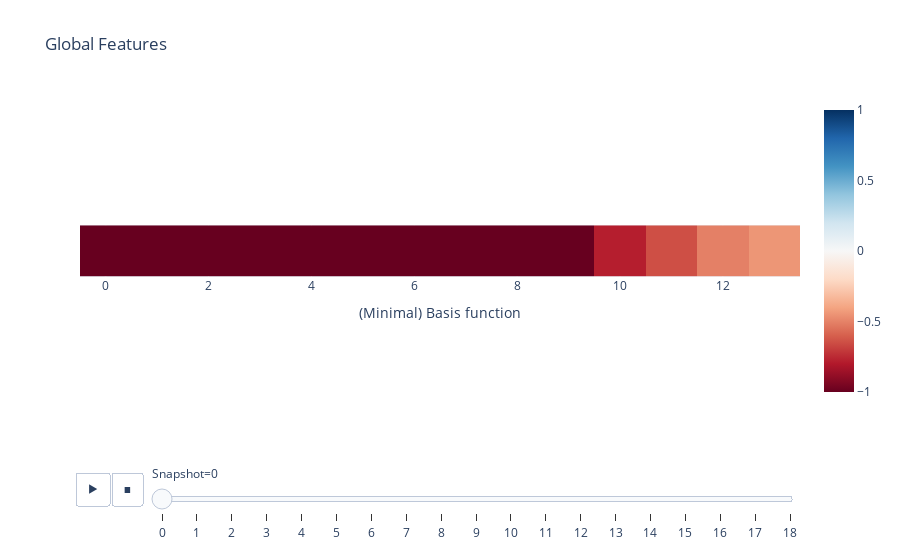

Notebook cell for this chart:
### Code cell
# Plot the global attribute for the first spin
fig = px.imshow(
    global_features,
    animation_frame=0,
    color_continuous_scale='RdBu',
    title='Global Features',
    range_color=(-1, 1),
    labels={'x': '(Minimal) Basis function', 'animation_frame': 'Snapshot'},
)
fig.update_yaxes(showticklabels=False)
fig.show()

### Figure 1 — Plotly figure (JSON) as saved in the notebook; plotly's stock layout.template omitted (floating-point values rounded to 4 significant figures)
{"data": [{"coloraxis": "coloraxis", "hovertemplate": "(Minimal) Basis function: %{x}<br>y: %{y}<br>color: %{z}<extra></extra>", "name": "0", "type": "heatmap", "xaxis": "x", "yaxis": "y", "z": [[-99.82, -24.1, -18.8, -18.74, -14.34, -10.05, -9.978, -6.445, -6.443, -6.443, -0.7844, -0.6466, -0.5058, -0.4439]]}], "layout": {"coloraxis": {"cmax": 1, "cmin": -1, "colorscale": [[0, "rgb(103,0,31)"], [0.1, "rgb(178,24,43)"], [0.2, "rgb(214,96,77)"], [0.3, "rgb(244,165,130)"], [0.4, "rgb(253,219,199)"], [0.5, "rgb(247,247,247)"], [0.6, "rgb(209,229,240)"], [0.7, "rgb(146,197,222)"], [0.8, "rgb(67,147,195)"], [0.9, "rgb(33,102,172)"], [1, "rgb(5,48,97)"]]}, "sliders": [{"active": 0, "currentvalue": {"prefix": "Snapshot="}, "len": 0.9, "pad": {"b": 10, "t": 60}, "steps": [{"args": [["0"], {"frame": {"duration": 0, "redraw": true}, "fromcurrent": true, "mode": "immediate", "transition": {"duration": 0, "easing": "linear"}}], "label": "0", "method": "animate"}, {"args": [["1"], {"frame": {"duration": 0, "redraw": true}, "fromcurrent": true, "mode": "immediate", "transition": {"duration": 0, "easing": "linear"}}], "label": "1", "method": "animate"}, {"args": [["2"], {"frame": {"duration": 0, "redraw": true}, "fromcurrent": true, "mode": "immediate", "transition": {"duration": 0, "easing": "linear"}}], "label": "2", "method": "animate"}, {"args": [["3"], {"frame": {"duration": 0, "redraw": true}, "fromcurrent": true, "mode": "immediate", "transition": {"duration": 0, "easing": "linear"}}], "label": "3", "method": "animate"}, {"args": [["4"], {"frame": {"duration": 0, "redraw": true}, "fromcurrent": true, "mode": "immediate", "transition": {"duration": 0, "easing": "linear"}}], "label": "4", "method": "animate"}, {"args": [["5"], {"frame": {"duration": 0, "redraw": true}, "fromcurrent": true, "mode": "immediate", "transition": {"duration": 0, "easing": "linear"}}], "label": "5", "method": "animate"}, {"args": [["6"], {"frame": {"duration": 0, "redraw": true}, "fromcurrent": true, "mode": "immediate", "transition": {"duration": 0, "easing": "linear"}}], "label": "6", "method": "animate"}, {"args": [["7"], {"frame": {"duration": 0, "redraw": true}, "fromcurrent": true, "mode": "immediate", "transition": {"duration": 0, "easing": "linear"}}], "label": "7", "method": "animate"}, {"args": [["8"], {"frame": {"duration": 0, "redraw": true}, "fromcurrent": true, "mode": "immediate", "transition": {"duration": 0, "easing": "linear"}}], "label": "8", "method": "animate"}, {"args": [["9"], {"frame": {"duration": 0, "redraw": true}, "fromcurrent": true, "mode": "immediate", "transition": {"duration": 0, "easing": "linear"}}], "label": "9", "method": "animate"}, {"args": [["10"], {"frame": {"duration": 0, "redraw": true}, "fromcurrent": true, "mode": "immediate", "transition": {"duration": 0, "easing": "linear"}}], "label": "10", "method": "animate"}, {"args": [["11"], {"frame": {"duration": 0, "redraw": true}, "fromcurrent": true, "mode": "immediate", "transition": {"duration": 0, "easing": "linear"}}], "label": "11", "method": "animate"}, {"args": [["12"], {"frame": {"duration": 0, "redraw": true}, "fromcurrent": true, "mode": "immediate", "transition": {"duration": 0, "easing": "linear"}}], "label": "12", "method": "animate"}, {"args": [["13"], {"frame": {"duration": 0, "redraw": true}, "fromcurrent": true, "mode": "immediate", "transition": {"duration": 0, "easing": "linear"}}], "label": "13", "method": "animate"}, {"args": [["14"], {"frame": {"duration": 0, "redraw": true}, "fromcurrent": true, "mode": "immediate", "transition": {"duration": 0, "easing": "linear"}}], "label": "14", "method": "animate"}, {"args": [["15"], {"frame": {"duration": 0, "redraw": true}, "fromcurrent": true, "mode": "immediate", "transition": {"duration": 0, "easing": "linear"}}], "label": "15", "method": "animate"}, {"args": [["16"], {"frame": {"duration": 0, "redraw": true}, "fromcurrent": true, "mode": "immediate", "transition": {"duration": 0, "easing": "linear"}}], "label": "16", "method": "animate"}, {"args": [["17"], {"frame": {"duration": 0, "redraw": true}, "fromcurrent": true, "mode": "immediate", "transition": {"duration": 0, "easing": "linear"}}], "label": "17", "method": "animate"}, {"args": [["18"], {"frame": {"duration": 0, "redraw": true}, "fromcurrent": true, "mode": "immediate", "transition": {"duration": 0, "easing": "linear"}}], "label": "18", "method": "animate"}], "x": 0.1, "xanchor": "left", "y": 0, "yanchor": "top"}], "title": {"text": "Global Features"}, "updatemenus": [{"buttons": [{"args": [null, {"frame": {"duration": 500, "redraw": true}, "fromcurrent": true, "mode": "immediate", "transition": {"duration": 500, "easing": "linear"}}], "label": "&#9654;", "method": "animate"}, {"args": [[null], {"frame": {"duration": 0, "redraw": true}, "fromcurrent": true, "mode": "immediate", "transition": {"duration": 0, "easing": "linear"}}], "label": "&#9724;", "method": "animate"}], "direction": "left", "pad": {"r": 10, "t": 70}, "showactive": false, "type": "buttons", "x": 0.1, "xanchor": "right", "y": 0, "yanchor": "top"}], "xaxis": {"anchor": "y", "constrain": "domain", "domain": [0, 1], "scaleanchor": "y", "title": {"text": "(Minimal) Basis function"}}, "yaxis": {"anchor": "x", "autorange": "reversed", "constrain": "domain", "domain": [0, 1], "showticklabels": false}}}
